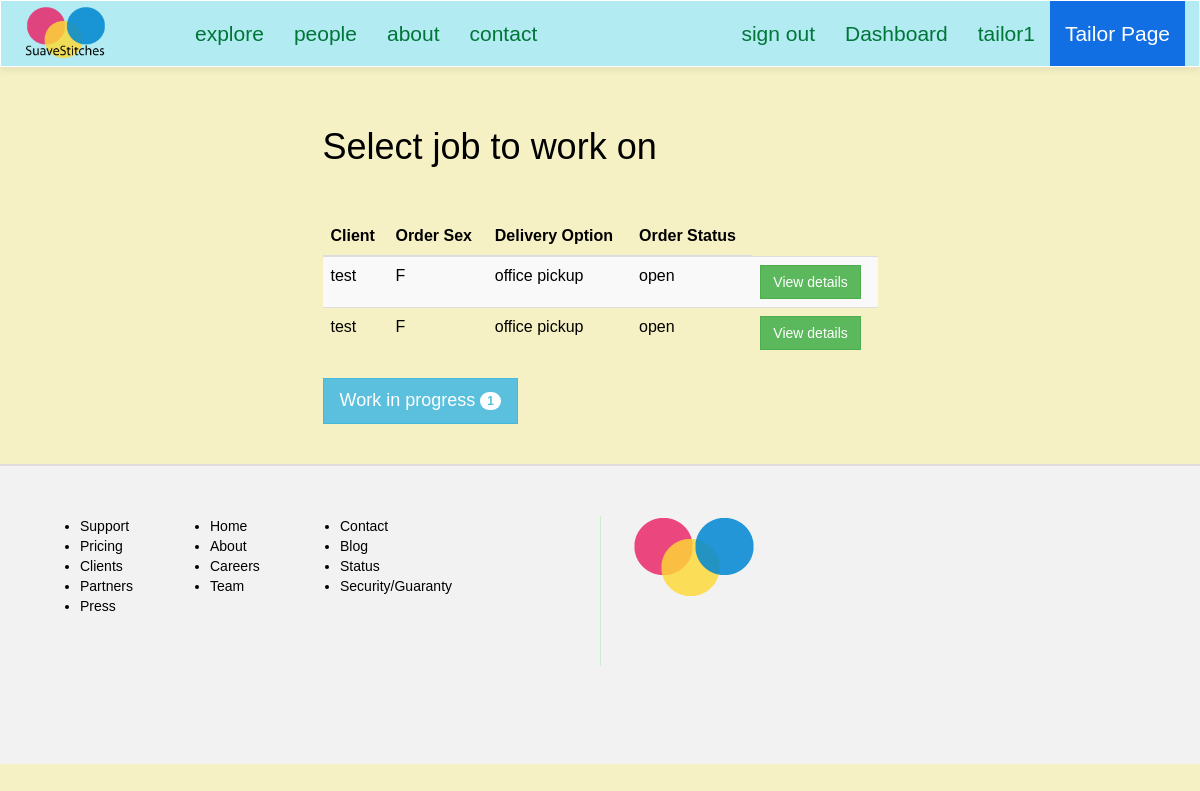
The page /suave/tailor/dashboard (signed in) on the database its author committed.
### suave/models.py (models this page shows)
class Order(models.Model):
	client = models.ForeignKey(Client, null=True)
	sizetable = models.ForeignKey(SizeTable, null=True)
	tailor = models.ForeignKey(Tailor, null=True)
	fabric = models.CharField(max_length=50, null=True)
	main_order_id = models.CharField(max_length=15, null=True)
	details = models.CharField(max_length=250, null=True) #*
	delivery_option = models.CharField(max_length=100, null=True)
	service_option = models.CharField(max_length=100, null=True)
	sex = models.CharField(max_length=2, default=' ')
	status = models.CharField(max_length=20, default='OPEN') #*
	cost = models.IntegerField(default=0000) # final cost of order
	date = models.DateField(auto_now_add=True)

class Client(models.Model):
	FEMALE = 'F'
	MALE = 'M'
	SEX_CHOICE = (
		(FEMALE, 'F'),
		(MALE, 'M'),
	)
	user = models.OneToOneField(User)
	address = models.CharField(max_length=200, null=True)
	preference = models.CharField(max_length=40)
	sex = models.CharField(max_length=2, choices=SEX_CHOICE, default=" ")
	def __str__(self):
		return self.user.username

### suave/views.py (the view)
@login_required
def tailorDashboard(request):
	context = {}
	context['title'] = 'Tailor - SuaveStitches Nigeria'
	context['tailorPage'] = True
	orders = Order.objects.filter(status='OPEN')
	context['orders'] = orders
	tailor_obj = Tailor.objects.get(user=request.user)
	context['work'] = len(Order.objects.filter(tailor=tailor_obj, status='IN PROGRESS'))
	return render(request, 'i/tailor/dashboard.html', context)

### suave/templates/i/tailor/dashboard.html (shortened to what this page needs)
{% extends "i/layout/base.html" %}
{% block main_section %}
<div class="col-lg-6 col-lg-offset-3"><br><br>
	<h1>Select job to work on</h1>
	<br><br>
	{% if orders %}
	<table class="table table-striped table-hover">
		<thead>
			<tr>
				<th>Client</th>
				<th>Order Sex</th>
				<th>Delivery Option</th>
				<th>Order Status</th>
			</tr>
		</thead>
		<tbody>
			{% for order in orders %}
			<tr>
				<td>{{ order.client }}</td>
				<td>{{ order.sex }}</td>
				<td>{{ order.delivery_option|lower }}</td>
				<td>{{ order.status|lower }}</td>
				<td><a href="{% url 'suave:tailorOrderDetails' order.main_order_id %}" class="btn btn-success">View details</a></td>
			</tr>
			{% endfor %}
		</tbody>
	</table>
	{% endif %}
	<div class="dashboard-button-panel">
		<a href="{% url 'suave:tailorWorkInProgress' %}" class="btn btn-success btn-info btn-lg">
			Work in progress
			{% if work %}
				<span class="badge">{{ work }}</span>
			{% endif %}
		</a>
	</div>
	<br><br>
</div>
{% endblock %}

### suave/templates/i/layout/base.html (shortened to what this page needs)
<html>
	<head>
		{% load staticfiles %}
		<link rel="stylesheet" type="text/css" href="{% static 'css/style.css' %}">
		<link rel="stylesheet" type="text/css" href="{% static 'fonts/font-awesome/css/font-awesome.min.css' %}">
	</head>
	{% if tailorPage %}
	<body class="tailorPage-color">
	{% else %}
	<body>
	{% endif %}
	{% if tailorPage %}
		<nav class="navbar navbar-default" role="navigation" style="background:#B2EBF2">
	{% else %}
		<nav class="navbar navbar-default" role="navigation">
	{% endif %}
			<div class="container">
				<div class="row">
					<div class="navbar-header">
						<div id="header">
							<a class="navbar-brand" href="/suave">
								<img src="{% static 'img/my_logo_1.png' %}">
							</a>
						</div>
					</div>
					<div class="collapse navbar-collapse navbar-ex1-collapse">
						<ul class="nav navbar-nav navbar-left">
							<li class=""><a href style="background:#">explore</a></li>
							<li class=""><a href="{% url 'suave:tailorHome' %}">people</a></li>
							<li class=""><a >about</a></li>
							<li class=""><a >contact</a></li>
						</ul>
						<ul class="nav navbar-nav navbar-right">
							{% if user.is_authenticated %}
							<li><a href="{% url 'suave:signout' %}" class="">sign out</a></li>
								{% if user.tailor.rate %}
									<li><a href="{% url 'suave:tailorDashboard' %}" class="">Dashboard</a></li>
								{% else %}
									<li><a href="{% url 'suave:clientDashboard' %}" class="">Dashboard</a></li>
								{% endif %}
							<li><a class="">{{user}}</a></li>
							{% else %}
							<li><a role="button" class="" data-toggle="modal" data-target=".bs-example-modal-sm">sign in</a></li>
							{% endif %}
							{% if tailorPage %}
								<li class=""><a class="" style="background:#126ee3;color:#fff">Tailor Page</a></li>
							{% endif %}
						</ul>
					</div>
				</div>
			</div>
		</nav>
		<div class="container">
			<div class="row">
					{% block main_section %}
					{% endblock %}
			</div>
		</div>
		<div class="footer">
			<div class="col-lg-6 footer-left">
				<ul class="col-sm-3">
					<li>Support</li>
					<li>Pricing</li>
					<li>Clients</li>
					<li>Partners</li>
					<li>Press</li>
				</ul>
				<ul class="col-sm-3">
					<li>Home</li>
					<li>About</li>
					<li>Careers</li>
					<li>Team</li>
				</ul>
				<ul class="col-sm-3">
					<li>Contact</li>
					<li>Blog</li>
					<li>Status</li>
					<li>Security/Guaranty</li>
				</ul>
			</div>
			<div class="col-lg-6 footer-right">
				<img src="{% static 'img/my_logo.png' %}">
			</div>
		</div>
	</body>
</html>

### suave/static/css/style.css (style rules this page uses)
.tailorPage-color { background: #90A4AE; background: #BDBDBD; background: #B2EBF2; background: #d8f0f3; background: #e8f2f3; background: #f6f1c4; }
a { text-decoration: none; }
#header img { width: 65%; }
.navbar { background-repeat: no-repeat; border-bottom: 1px solid #178ACC; box-shadow: 0px 1px 10px rgba(0, 0, 0, 0.1); border-radius: 0px; margin-bottom: 0px; }
.navbar-default { background: #fff; border-color: #fff; }
.navbar-default .navbar-brand, .navbar-default .navbar-brand:hover, .navbar-default .navbar-brand:focus, .navbar-default .navbar-nav > li > a { color: #007538; font-size: 1.5em; }
.navbar-default .navbar-nav > li > a { line-height: 35px; }
.footer { min-height: 300px; background: #f2f2f2; padding: 50px; border-top: 2px #e0dada solid; }
.footer-right { height: 150px; border-left: 1px #cec solid; }
#header { margin: -10px auto auto auto; }
*:not(span) { -webkit-border-radius: 0 !important; -moz-border-radius: 0 !important; -ms-border-radius: 0 !important; border-radius: 0 !important; }
body { color: #000; font-family: weblysleek, arial; }

### rows shown on the page
Order: client "test", sex "F", delivery_option "office pickup", status "open"
Order: client "test", sex "F", delivery_option "office pickup", status "open"

### other values the page prints
{{ user }} "tailor1"
{{ work }} "1"
